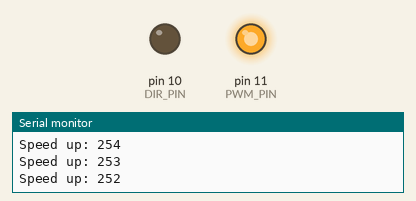
Bench run of a sketch on a simulated Arduino Uno, built with avr-gcc and run on an emulated ATmega328P. Shown: output pins drawn as LEDs (lit = HIGH), the last lines printed to the serial monitor.

Above: at 0.05 s.
At 3.05 s:
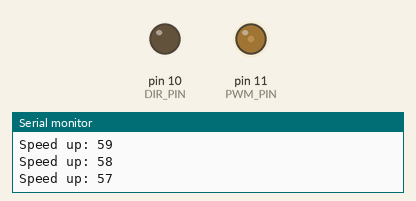
At 7.45 s:
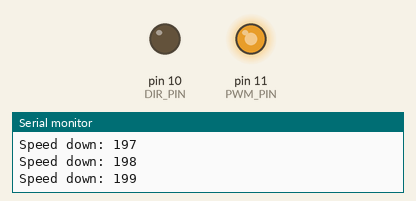
At 16.75 s:
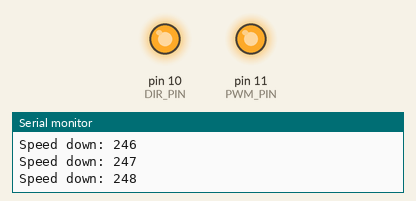
Timing chart, 0 to 21.9 s (numbered marks = the images above):
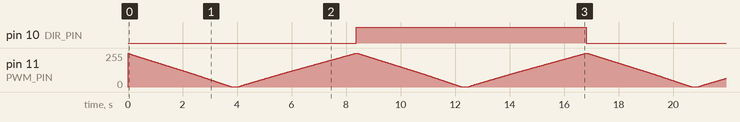

Measured:
- by itself, pin 10 (DIR_PIN): alternates HIGH for 8.4 s and LOW for 8.4 s

The sketch:

pwm.ino
```cpp
// PWM Test

//Initializing Pin
const int PWM_PIN = 11;
const int DIR_PIN = 10;
bool flag = HIGH;

void setup() {
  Serial.begin(9600);
  pinMode(PWM_PIN, OUTPUT);
  pinMode(DIR_PIN, OUTPUT); //direction control PIN 10 with direction wire

}

void loop() {
  int i=0;

  // Alternate direction
  flag = flag ^ HIGH;
  digitalWrite(DIR_PIN, flag);

   //Speed up
  for(i=255; i>0; i--){
    analogWrite(PWM_PIN, i);
    Serial.print("Speed up: ");
    Serial.println(i);
    delay(10);
  }

  delay(250);

  //Slowdown
  for(i=1; i<255; i++){
    analogWrite(PWM_PIN, i);
    Serial.print("Speed down: ");
    Serial.println(i);
    delay(10);
  }

}
```
